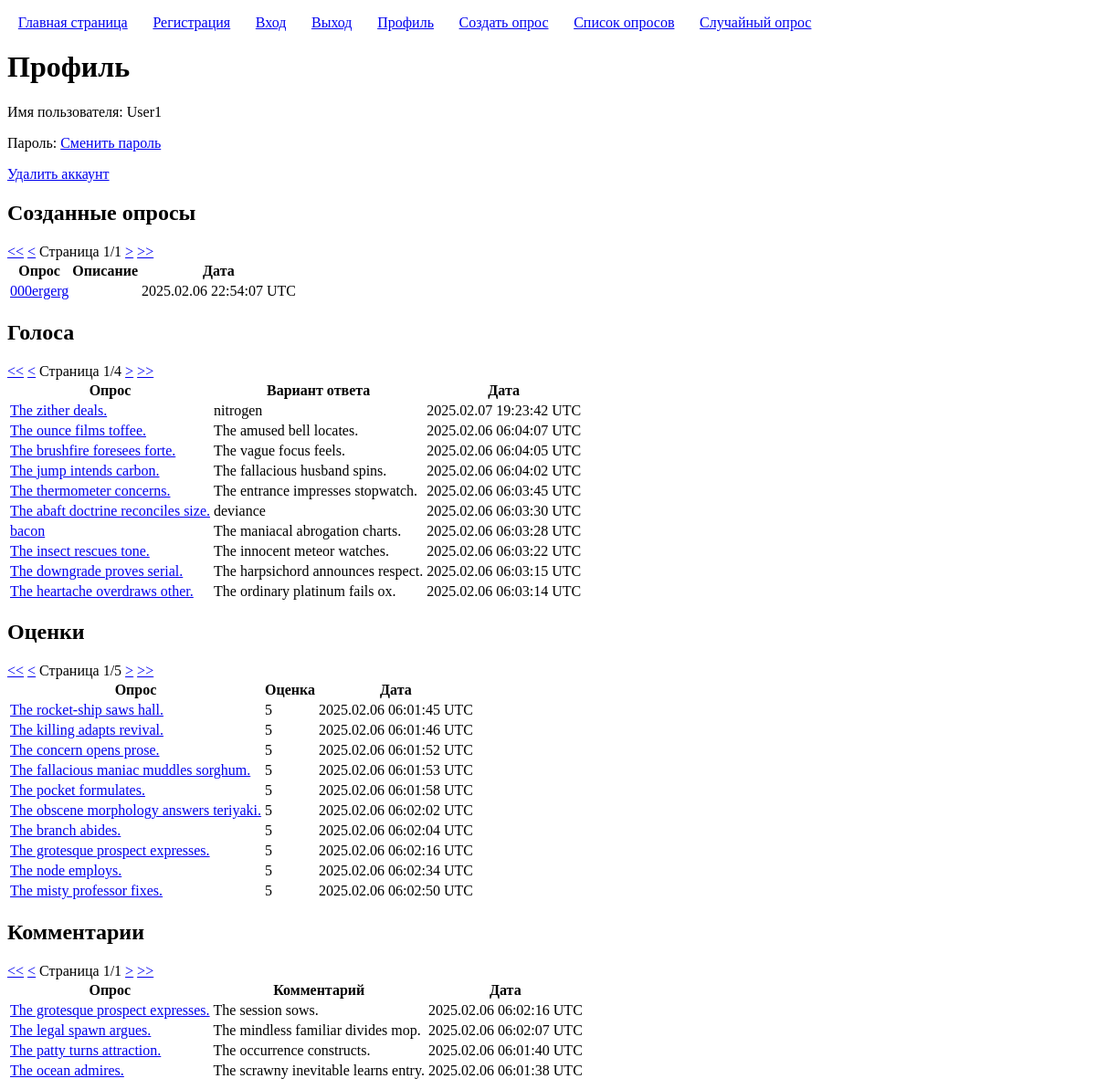
Screenshot of /users/profile/98/ (signed in) with the database file from the repository.
### polls/models.py (models this page shows, shortened)
class Poll(models.Model):
	title = models.CharField('Заголовок', max_length=100, validators=[custom_validators.forbidden_words])
	description = models.CharField('Описание', max_length=100, blank=True, null=True, validators=[custom_validators.forbidden_words])
	user = models.ForeignKey(User, on_delete=models.CASCADE, verbose_name='Автор')
	created = models.DateTimeField('Время создания', auto_now_add=True)

class Vote(models.Model):
	user = models.ForeignKey(User, on_delete=models.CASCADE)
	poll = models.ForeignKey(Poll, on_delete=models.CASCADE)
	choice = models.ForeignKey(Choice, on_delete=models.CASCADE)
	created = models.DateTimeField(auto_now=True)

class Choice(models.Model):
	poll = models.ForeignKey(Poll, on_delete=models.CASCADE)
	text = models.CharField('', max_length=100, validators=[custom_validators.forbidden_words])

class Rating(models.Model):
	user = models.ForeignKey(User, on_delete=models.CASCADE)
	poll = models.ForeignKey(Poll, on_delete=models.CASCADE)
	value = models.IntegerField(validators=[MinValueValidator(1), MaxValueValidator(5)])
	created = models.DateTimeField(auto_now=True)

class Comment(models.Model):
	user = models.ForeignKey(User, on_delete=models.CASCADE)
	poll = models.ForeignKey(Poll, on_delete=models.CASCADE)
	text = models.CharField('Текст', max_length=100, validators=[custom_validators.forbidden_words])
	created = models.DateTimeField(auto_now_add=True)

### users/views.py (the view)
# urls.py: path("profile/<int:user_pk>/", views.ProfileView.as_view(), name="profile"),
class ProfileView(DetailView):
	model = User
	pk_url_kwarg = 'user_pk'
	paginate_by = 10
	template_name = 'users/profile.html'
	def get_context_data(self, *args, **kwargs):
		context = super().get_context_data(*args, **kwargs)
		context['user_polls'] = self.request.user.poll_set.order_by('-created')
		user_polls_paginator = Paginator(context['user_polls'], self.paginate_by)
		context['user_polls_page_kwarg'] = 'user_polls_page_number'
		context['user_polls_page_number'] = self.request.GET.get(context['user_polls_page_kwarg'])
		context['user_polls_page_obj'] = user_polls_paginator.get_page(context['user_polls_page_number'])
		context['user_votes'] = self.request.user.vote_set.order_by('-created')
		user_votes_paginator = Paginator(context['user_votes'], self.paginate_by)
		context['user_votes_page_kwarg'] = 'user_votes_page_number'
		context['user_votes_page_number'] = self.request.GET.get(context['user_votes_page_kwarg'])
		context['user_votes_page_obj'] = user_votes_paginator.get_page(context['user_votes_page_number'])
		context['user_ratings'] = self.request.user.rating_set.order_by('-value')
		user_ratings_paginator = Paginator(context['user_ratings'], self.paginate_by)
		context['user_ratings_page_kwarg'] = 'user_ratings_page_number'
		context['user_ratings_page_number'] = self.request.GET.get(context['user_ratings_page_kwarg'])
		context['user_ratings_page_obj'] = user_ratings_paginator.get_page(context['user_ratings_page_number'])
		context['user_comments'] = self.request.user.comment_set.order_by('-created')
		user_comments_paginator = Paginator(context['user_comments'], self.paginate_by)
		context['user_comments_page_kwarg'] = 'user_comments_page_number'
		context['user_comments_page_number'] = self.request.GET.get(context['user_comments_page_kwarg'])
		context['user_comments_page_obj'] = user_comments_paginator.get_page(context['user_comments_page_number'])
		return context

### templatetags/pagination.py (called while the page is built)
@register.inclusion_tag('pagination.html')
def pagination(page_kwarg, page_obj):
	return {'page_kwarg': page_kwarg, 'page_obj': page_obj}

### users/templates/users/profile.html (shortened to what this page needs)
{% extends "base.html" %}
{% load pagination %}
{% block h1 %}Профиль{% endblock h1 %}
{% block content %}
	<p>Имя пользователя: {{ user.username }}</p>
	<p>Пароль: <a href="{% url 'password_change' user.pk %}">Сменить пароль</a></p>
	<p><a href="{% url 'delete_user' user.pk %}">Удалить аккаунт</a></p>
	<h2>Созданные опросы</h2>
	{% if user_polls %}
		{% pagination user_polls_page_kwarg user_polls_page_obj %}
		<table>
			<thead>
				<tr>
					<th>Опрос</th>
					<th>Описание</th>
					<th>Дата</th>
				</tr>
			</thead>
			<tbody>
				{% for poll in user_polls_page_obj %}
					<tr>
						<td>
							<a href="{% url 'poll_page' poll.pk %}">{{ poll.title }}</a>
						</td>
						<td>
						</td>
						<td>
							{{ poll.created|date:"Y.m.d H:i:s e" }}
						</td>
					</tr>
				{% endfor %}
			</tbody>
		</table>
	{% else %}
		<p>Отсутствуют.</p>
	{% endif %}
	<h2>Голоса</h2>
	{% if user_votes %}
		{% pagination user_votes_page_kwarg user_votes_page_obj %}
		<table>
			<thead>
				<tr>
					<th>Опрос</th>
					<th>Вариант ответа</th>
					<th>Дата</th>
				</tr>
			</thead>
			<tbody>
				{% for vote in user_votes_page_obj %}
					<tr>
						<td>
							<a href="{% url 'poll_page' vote.poll.pk %}">{{ vote.poll.title }}</a>
						</td>
						<td>
							{{ vote.choice.text }}
						</td>
						<td>
							{{ vote.created|date:"Y.m.d H:i:s e" }}
						</td>
					</tr>
				{% endfor %}
			</tbody>
		</table>
	{% else %}
		<p>Отсутствуют.</p>
	{% endif %}
	<h2>Оценки</h2>
	{% if user_ratings %}
		{% pagination user_ratings_page_kwarg user_ratings_page_obj %}
		<table>
			<thead>
				<tr>
					<th>Опрос</th>
					<th>Оценка</th>
					<th>Дата</th>
				</tr>
			</thead>
			<tbody>
				{% for rating in user_ratings_page_obj %}
					<tr>
						<td>
							<a href="{% url 'poll_page' rating.poll.pk %}">{{ rating.poll.title }}</a>
						</td>
						<td>
							{{ rating.value }}
						</td>
						<td>
							{{ rating.created|date:"Y.m.d H:i:s e" }}
						</td>
					</tr>
				{% endfor %}
			</tbody>
		</table>
	{% else %}
		<p>Отсутствуют.</p>
	{% endif %}
	<h2>Комментарии</h2>
	{% if user_comments %}
		{% pagination user_comments_page_kwarg user_comments_page_obj %}
		<table>
			<thead>
				<tr>
					<th>Опрос</th>
					<th>Комментарий</th>
					<th>Дата</th>
				</tr>
			</thead>
			<tbody>
				{% for comment in user_comments_page_obj %}
					<tr>
						<td>
							<a href="{% url 'poll_page' comment.poll.pk %}">{{ comment.poll.title }}</a>
						</td>
						<td>
							{{ comment.text }}
						</td>
						<td>
							{{ comment.created|date:"Y.m.d H:i:s e" }}
						</td>
					</tr>
				{% endfor %}
			</tbody>
		</table>
	{% else %}
		<p>Отсутствуют.</p>
	{% endif %}
{% endblock content %}

### rows the page displays
Poll: title "000ergerg", created "2025.02.06 22:54:07 UTC"
Vote: poll "The zither deals.", choice.text "nitrogen", created "2025.02.07 19:23:42 UTC"
Vote: poll "The ounce films toffee.", choice.text "The amused bell locates.", created "2025.02.06 06:04:07 UTC"
Vote: poll "The brushfire foresees forte.", choice.text "The vague focus feels.", created "2025.02.06 06:04:05 UTC"
Vote: poll "The jump intends carbon.", choice.text "The fallacious husband spins.", created "2025.02.06 06:04:02 UTC"
Vote: poll "The thermometer concerns.", choice.text "The entrance impresses stopwatch.", created "2025.02.06 06:03:45 UTC"
Vote: poll "The abaft doctrine reconciles size.", choice.text "deviance", created "2025.02.06 06:03:30 UTC"
Vote: poll "bacon", choice.text "The maniacal abrogation charts.", created "2025.02.06 06:03:28 UTC"
Vote: poll "The insect rescues tone.", choice.text "The innocent meteor watches.", created "2025.02.06 06:03:22 UTC"
Vote: poll "The downgrade proves serial.", choice.text "The harpsichord announces respect.", created "2025.02.06 06:03:15 UTC"
Vote: poll "The heartache overdraws other.", choice.text "The ordinary platinum fails ox.", created "2025.02.06 06:03:14 UTC"
Rating: poll "The rocket-ship saws hall.", value "5", created "2025.02.06 06:01:45 UTC"
Rating: poll "The killing adapts revival.", value "5", created "2025.02.06 06:01:46 UTC"
Rating: poll "The concern opens prose.", value "5", created "2025.02.06 06:01:52 UTC"
Rating: poll "The fallacious maniac muddles sorghum.", value "5", created "2025.02.06 06:01:53 UTC"
Rating: poll "The pocket formulates.", value "5", created "2025.02.06 06:01:58 UTC"
Rating: poll "The obscene morphology answers teriyaki.", value "5", created "2025.02.06 06:02:02 UTC"
Rating: poll "The branch abides.", value "5", created "2025.02.06 06:02:04 UTC"
Rating: poll "The grotesque prospect expresses.", value "5", created "2025.02.06 06:02:16 UTC"
Rating: poll "The node employs.", value "5", created "2025.02.06 06:02:34 UTC"
Rating: poll "The misty professor fixes.", value "5", created "2025.02.06 06:02:50 UTC"
Comment: poll "The grotesque prospect expresses.", text "The session sows.", created "2025.02.06 06:02:16 UTC"
Comment: poll "The legal spawn argues.", text "The mindless familiar divides mop.", created "2025.02.06 06:02:07 UTC"
Comment: poll "The patty turns attraction.", text "The occurrence constructs.", created "2025.02.06 06:01:40 UTC"
Comment: poll "The ocean admires.", text "The scrawny inevitable learns entry.", created "2025.02.06 06:01:38 UTC"

### other values shown
{{ user.username }} "User1"
{{ page_obj.number }} "1 1 1 1"
{{ page_obj.paginator.num_pages }} "1 4 5 1"
